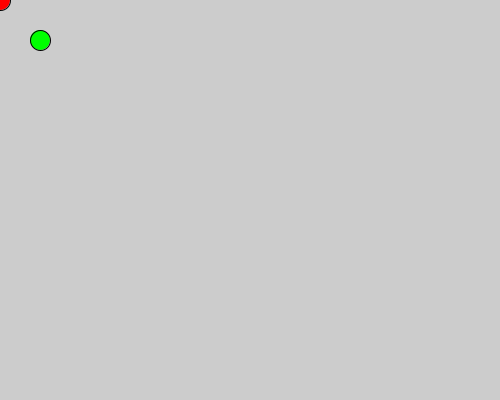
Frame 1 (no input)
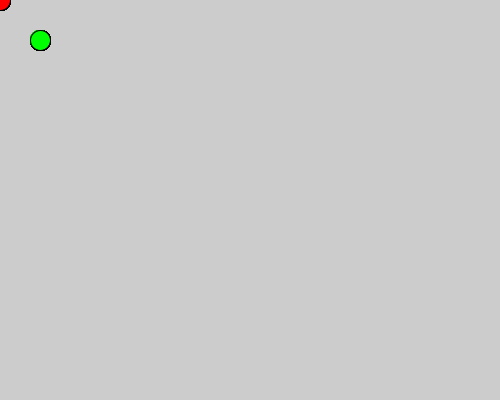
Frame 60 (the mouse pressed at the canvas centre just before this capture)
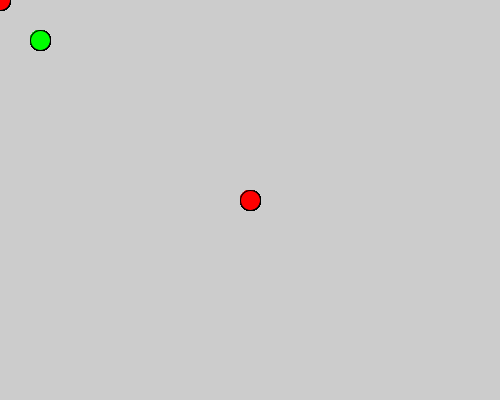
Frame 120 (the mouse held since frame 60 and released just before this capture)

The Processing sketch that drew these frames (run headless with seeded random() and noise(); from frame 60 on, the mouse is pressed at the canvas centre):

// Processing sketch: processing_106842
// ── processing_106842.pde

void setup() {  
  size(500, 400);
  }
 
 
void draw() {  
 
    fill(255,0,0);
 
    ellipse(mouseX,mouseY,20,20);
 
    fill(0,255,0);
 
    ellipse(40,40,20,20);
    }
